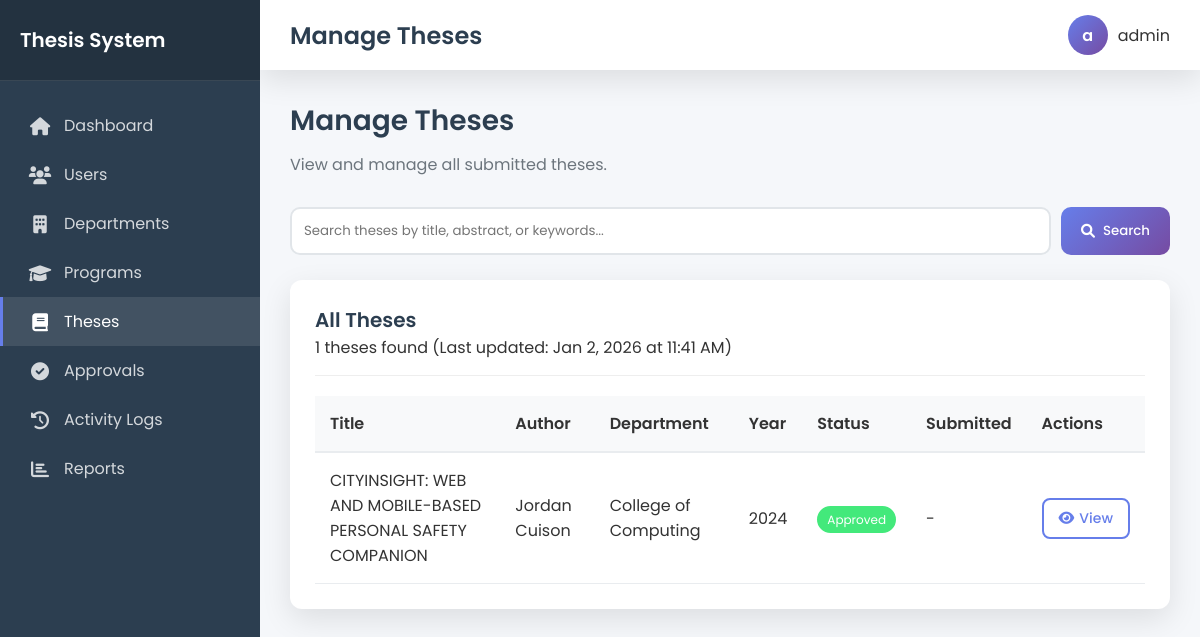
The app's page /admin/theses.php (signed in) with its own data.
### tables this page shows
CREATE TABLE `theses` (
  `id` int(11) NOT NULL,
  `title` varchar(255) NOT NULL,
  `abstract` text NOT NULL,
  `keywords` text DEFAULT NULL,
  `author_id` int(11) NOT NULL,
  `adviser_id` int(11) DEFAULT NULL,
  `department_id` int(11) NOT NULL,
  `program_id` int(11) NOT NULL,
  `year` year(4) NOT NULL,
  `status` enum('draft','submitted','under_review','approved','rejected') DEFAULT 'draft',
  `submitted_at` timestamp NULL DEFAULT NULL,
  `approved_at` timestamp NULL DEFAULT NULL,
  `created_at` timestamp NOT NULL DEFAULT current_timestamp(),
  `updated_at` timestamp NOT NULL DEFAULT current_timestamp() ON UPDATE current_timestamp()
);

CREATE TABLE `users` (
  `id` int(11) NOT NULL,
  `username` varchar(50) NOT NULL,
  `email` varchar(100) NOT NULL,
  `password` varchar(255) NOT NULL,
  `role` enum('student','adviser','admin') NOT NULL,
  `first_name` varchar(50) NOT NULL,
  `last_name` varchar(50) NOT NULL,
  `middle_name` varchar(50) DEFAULT NULL,
  `student_id` varchar(20) DEFAULT NULL,
  `program_id` int(11) DEFAULT NULL,
  `profile_picture` varchar(255) DEFAULT NULL,
  `signature` varchar(255) DEFAULT NULL,
  `is_active` tinyint(1) DEFAULT 1,
  `last_login` timestamp NULL DEFAULT NULL,
  `created_at` timestamp NOT NULL DEFAULT current_timestamp(),
  `updated_at` timestamp NOT NULL DEFAULT current_timestamp() ON UPDATE current_timestamp()
);

CREATE TABLE `departments` (
  `id` int(11) NOT NULL,
  `name` varchar(100) NOT NULL,
  `description` text DEFAULT NULL,
  `created_at` timestamp NOT NULL DEFAULT current_timestamp(),
  `updated_at` timestamp NOT NULL DEFAULT current_timestamp() ON UPDATE current_timestamp()
);

### models/Model.php (called while the page is built, shortened)
<?php
class Model {
    public function __construct($database) {
        $this->pdo = $database;
    }
}
?>

### models/Thesis.php (called while the page is built, shortened)
<?php
require_once 'Model.php';
class Thesis extends Model {
    public function getAllTheses() {
        $stmt = $this->pdo->prepare("
            SELECT t.*, u.first_name as author_first_name, u.last_name as author_last_name,
                   adv.first_name as adviser_first_name, adv.last_name as adviser_last_name,
                   d.name as department_name, p.name as program_name
            FROM theses t
            LEFT JOIN users u ON t.author_id = u.id
            LEFT JOIN users adv ON t.adviser_id = adv.id
            LEFT JOIN departments d ON t.department_id = d.id
            LEFT JOIN programs p ON t.program_id = p.id
            ORDER BY t.created_at DESC
        ");
        $stmt->execute();
        return $stmt->fetchAll(PDO::FETCH_ASSOC);
    }
}
?>

### admin/theses.php (the view, shortened to what this page needs)
<?php
require_once '../config/db.php';
require_once '../models/Thesis.php';
$searchQuery = isset($_GET['search']) ? trim($_GET['search']) : '';
$thesisModel = new Thesis($pdo);
if (!empty($searchQuery)) {
    $theses = $thesisModel->searchTheses($searchQuery);
} else {
    $theses = $thesisModel->getAllTheses();
}
?>
<div class="page-header">
    <h2>Manage Theses</h2>
    <p>View and manage all submitted theses.</p>
</div>
<div class="search-form" style="margin-bottom: 25px;">
    <form method="GET" style="display: flex; gap: 10px;">
        <input type="text" name="search" placeholder="Search theses by title, abstract, or keywords..."
               value="<?php echo htmlspecialchars($searchQuery); ?>"
               style="flex: 1; padding: 12px; border: 2px solid #e1e5e9; border-radius: 10px; font-family: 'Poppins', sans-serif;">
        <button type="submit" class="btn btn-primary"
                style="padding: 12px 20px; border: none; border-radius: 10px; font-family: 'Poppins', sans-serif; font-weight: 500; cursor: pointer; background: linear-gradient(135deg, #667eea 0%, #764ba2 100%); color: white;">
            <i class="fas fa-search"></i> Search
        </button>
    </form>
</div>
<div class="card fade-in">
    <div class="card-header">
        <h3><?php echo !empty($searchQuery) ? 'Search Results' : 'All Theses'; ?></h3>
        <p><?php echo count($theses); ?> theses found<?php echo !empty($searchQuery) ? ' for "' . htmlspecialchars($searchQuery) . '"' : ''; ?> (Last updated: <?php echo date('M j, Y \\a\\t g:i A'); ?>)</p>
    </div>
    <?php if (count($theses) > 0): ?>
        <div class="table-responsive">
            <table class="table" style="width: 100%; border-collapse: collapse;">
                <thead>
                    <tr style="background: #f8f9fa; border-bottom: 2px solid #e9ecef;">
                        <th style="padding: 15px; text-align: left; font-weight: 600;">Title</th>
                        <th style="padding: 15px; text-align: left; font-weight: 600;">Author</th>
                        <th style="padding: 15px; text-align: left; font-weight: 600;">Department</th>
                        <th style="padding: 15px; text-align: left; font-weight: 600;">Year</th>
                        <th style="padding: 15px; text-align: left; font-weight: 600;">Status</th>
                        <th style="padding: 15px; text-align: left; font-weight: 600;">Submitted</th>
                        <th style="padding: 15px; text-align: left; font-weight: 600;">Actions</th>
                    </tr>
                </thead>
                <tbody>
                    <?php foreach ($theses as $thesis): ?>
                        <tr style="border-bottom: 1px solid #e9ecef;">
                            <td style="padding: 15px;"><?php echo htmlspecialchars($thesis['title']); ?></td>
                            <td style="padding: 15px;"><?php echo htmlspecialchars($thesis['author_first_name'] . ' ' . $thesis['author_last_name']); ?></td>
                            <td style="padding: 15px;"><?php echo htmlspecialchars($thesis['department_name']); ?></td>
                            <td style="padding: 15px;"><?php echo htmlspecialchars($thesis['year']); ?></td>
                            <td style="padding: 15px;">
                                <?php
                                $statusClass = '';
                                switch ($thesis['status']) {
                                    case 'approved':
                                        $statusClass = 'background: #43e97b; color: white;';
                                        break;
                                }
                                ?>
                                <span class="badge" style="padding: 5px 10px; border-radius: 20px; font-size: 12px; <?php echo $statusClass; ?>">
                                    <?php echo ucfirst(str_replace('_', ' ', $thesis['status'])); ?>
                                </span>
                            </td>
                            <td style="padding: 15px;">
                                <?php echo $thesis['submitted_at'] ? date('M j, Y', strtotime($thesis['submitted_at'])) : '-'; ?>
                            </td>
                            <td style="padding: 15px;">
                                <a href="../view-public-thesis.php?id=<?php echo $thesis['id']; ?>" class="btn btn-outline" style="padding: 8px 15px; border: 2px solid #667eea; border-radius: 8px; color: #667eea; text-decoration: none; font-size: 14px; display: inline-flex; align-items: center; gap: 5px;">
                                    <i class="fas fa-eye"></i> View
                                </a>
                            </td>
                        </tr>
                    <?php endforeach; ?>
                </tbody>
            </table>
        </div>
    <?php endif; ?>
</div>
<?php
include '../views/shared/layout.php';
?>

### views/shared/layout.php (style rules this page uses)
:root { --primary-gradient: linear-gradient(135deg, #667eea 0%, #764ba2 100%); --secondary-gradient: linear-gradient(135deg, #f093fb 0%, #f5576c 100%); --success-gradient: linear-gradient(135deg, #43e97b 0%, #38f9d7 100%); --warning-gradient: linear-gradient(135deg, #ff9a9e 0%, #fecfef 100%); --dark: #2c3e50; --light: #f8f9fa; --gray: #6c757d; --border-radius: 12px; --box-shadow: 0 10px 30px rgba(0, 0, 0, 0.1); }
* { margin: 0; padding: 0; box-sizing: border-box; }
body { font-family: 'Poppins', sans-serif; background: #f5f7fa; color: #333; min-height: 100vh; }
.page-header { margin-bottom: 30px; }
.page-header h2 { font-size: 28px; font-weight: 600; color: var(--dark); margin: 0 0 10px 0; }
.page-header p { color: var(--gray); font-size: 16px; margin: 0; }
.card { background: white; border-radius: var(--border-radius); box-shadow: var(--box-shadow); padding: 25px; margin-bottom: 25px; transition: transform 0.3s ease; }
.card-header { border-bottom: 1px solid #eee; padding-bottom: 15px; margin-bottom: 20px; }
.card-header h3 { font-size: 20px; font-weight: 600; margin: 0; color: var(--dark); }
.btn { padding: 12px 20px; border: none; border-radius: var(--border-radius); font-family: 'Poppins', sans-serif; font-weight: 500; cursor: pointer; transition: all 0.3s ease; text-decoration: none; display: inline-flex; align-items: center; justify-content: center; gap: 8px; }
.btn i { font-size: 14px; }
.btn-primary { background: var(--primary-gradient); color: white; }
.btn-outline { background: transparent; border: 2px solid #667eea; color: #667eea; }
.fade-in { animation: fadeIn 0.6s ease-out; }

### records on screen
theses: title "CITYINSIGHT: WEB AND MOBILE-BASED PERSONAL SAFETY COMPANION", author.last_name "Jordan Cuison", department.name "College of Computing", year "2024", status "Approved"

### other values on screen
$item['title'] "Dashboard"
$item['title'] "Users"
$item['title'] "Departments"
$item['title'] "Programs"
$item['title'] "Theses"
$item['title'] "Approvals"
$item['title'] "Activity Logs"
$item['title'] "Reports"
$title "Manage Theses"
substr($_SESSION['username'], 0, 1) "a"
$_SESSION['username'] "admin"
count($theses) "1"
